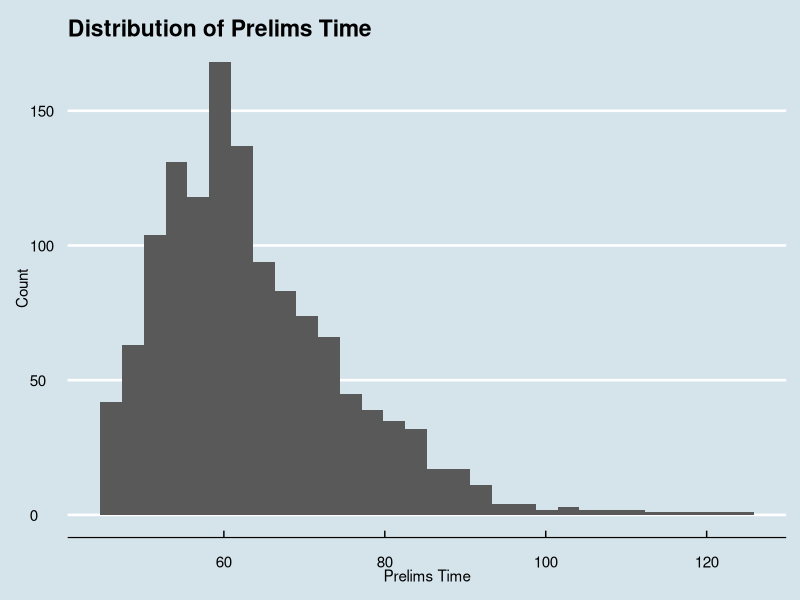
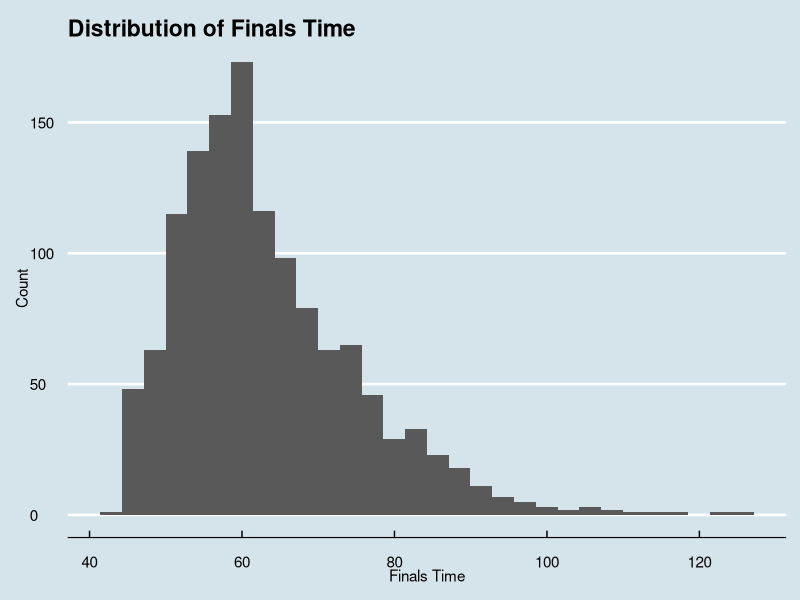
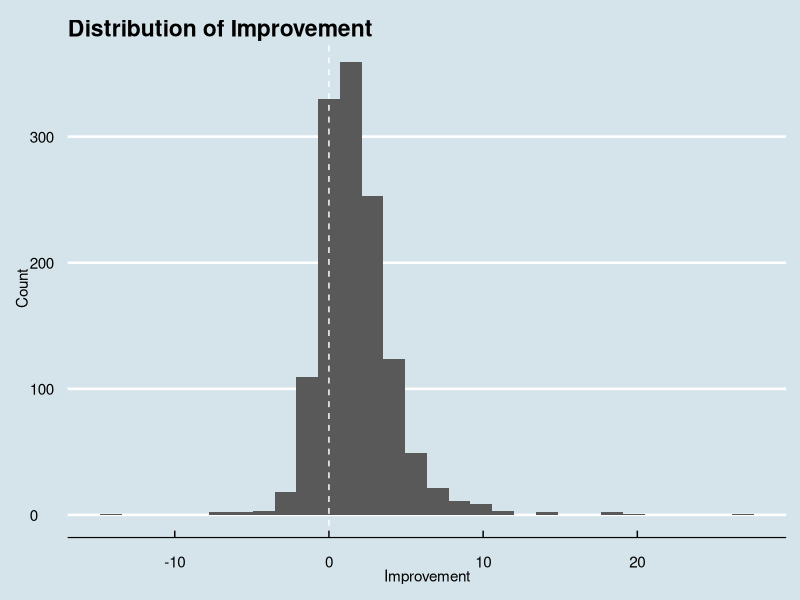
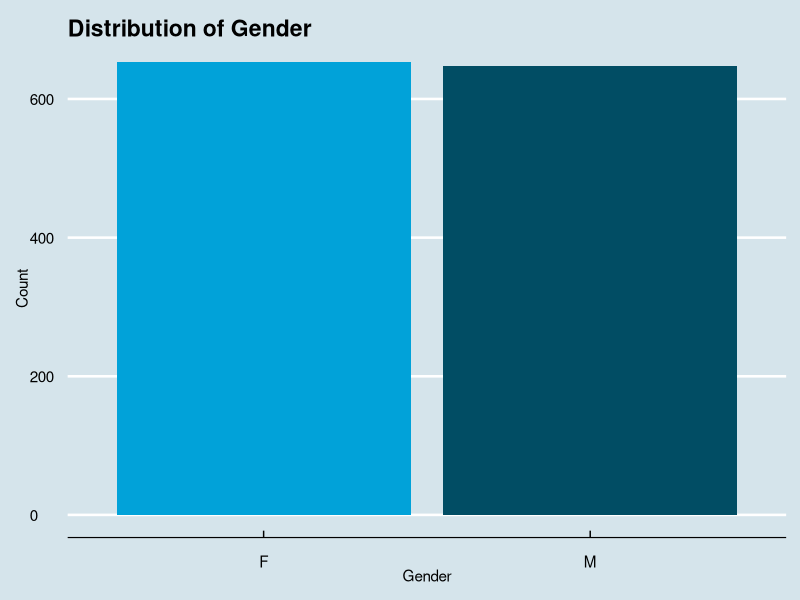
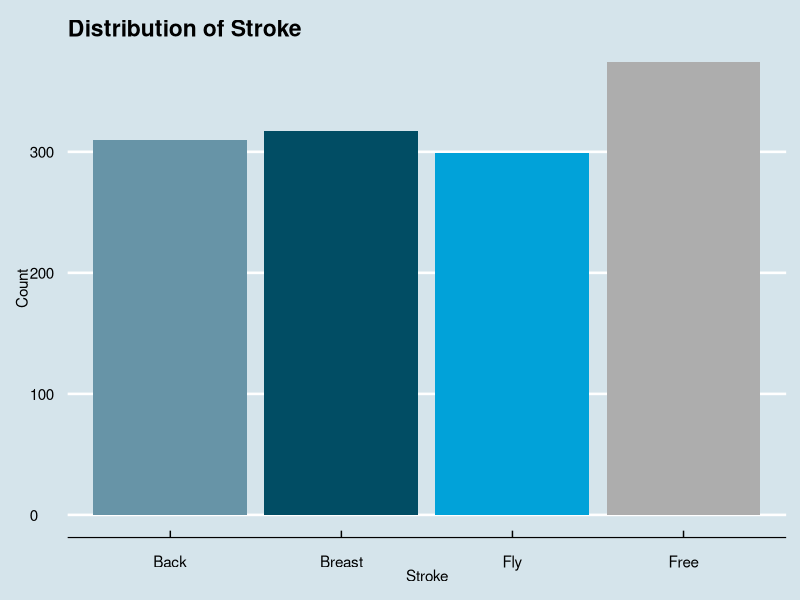
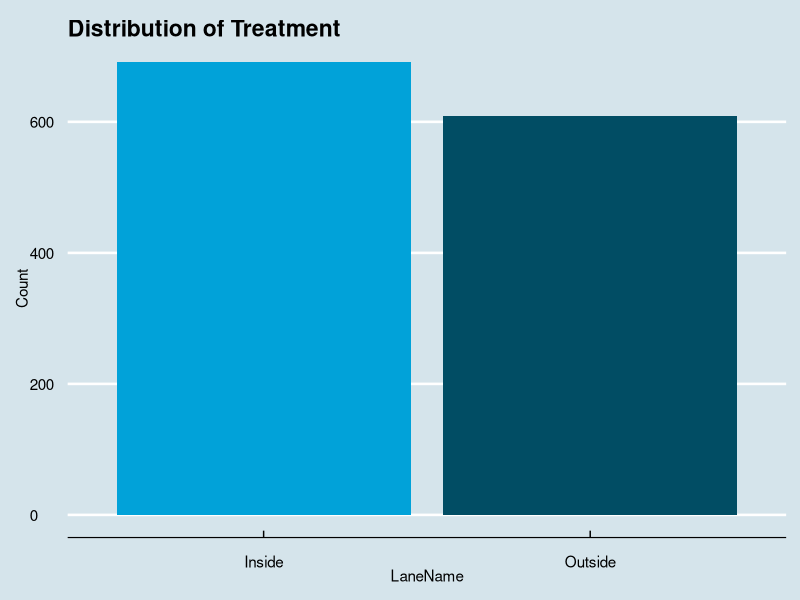
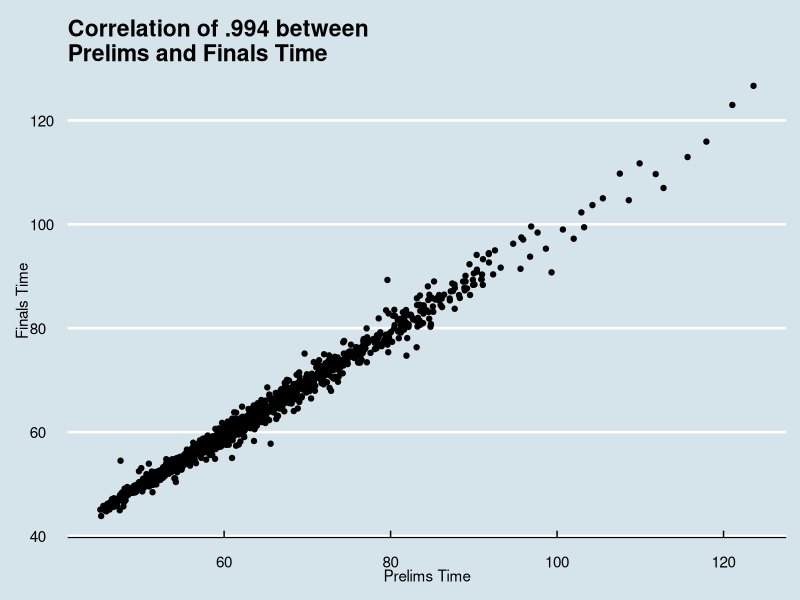
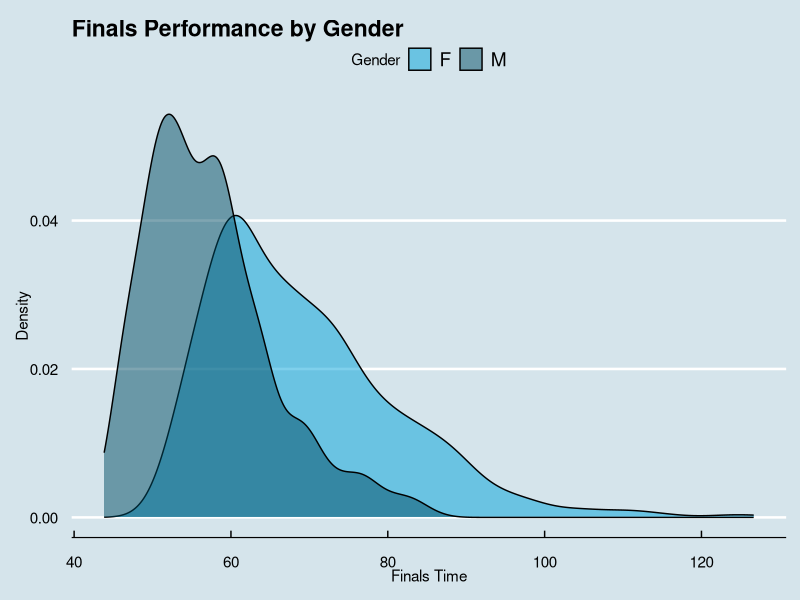

R code for these plots, in order: (Note: this script raises an error after producing the figures.)
library(dplyr)
library(ggplot2)
library(MatchIt)
library(ggthemes)

df = read.csv('clean_2.csv')

# Define improvement as difference from seed time to prelims time 
df$Improvement = df$SeedTime - df$PrelimsTime

# Keep name of lane (i.e. inside or outside) for graphing purposes 
df$LaneName = df$Lane
df$Lane = ifelse(df$Lane == 'Outside', 1, 0)

### Data Exploration ###
## Figure 1 ##
ggplot(df, aes(x = PrelimsTime)) + 
  theme_economist() + 
  geom_histogram() + 
  labs(x = 'Prelims Time', y = 'Count', title = 'Distribution of Prelims Time') + 
  scale_fill_economist()

ggplot(df, aes(x = FinalsTime)) + theme_economist() + geom_histogram() + 
  labs(x = 'Finals Time', y = 'Count', title = 'Distribution of Finals Time') + 
  scale_fill_economist()
ggplot(df, aes(x = Improvement)) + 
  theme_economist() + geom_histogram() + 
  geom_vline(xintercept = 0, color = 'white', linetype = 'dashed') + 
  labs(x = 'Improvement', y = 'Count', title = 'Distribution of Improvement') + 
  scale_fill_economist()

## Figure 2 ##
ggplot(df, aes(x = Gender, fill = Gender)) + theme_economist() + geom_bar() + theme(legend.position = 'none') + labs(y = 'Count', title = 'Distribution of Gender') + scale_fill_economist()
ggplot(df, aes(x = Stroke, fill = Stroke)) + theme_economist() + geom_bar() + theme(legend.position = 'none') + labs(y = 'Count', title = 'Distribution of Stroke') + scale_fill_economist()
ggplot(df, aes(x = LaneName, fill = LaneName)) + theme_economist() + geom_bar() + theme(legend.position = 'none') + labs(y = 'Count', title = 'Distribution of Treatment') + scale_fill_economist()


## Figure 3 ##
ggplot(df, aes(x = PrelimsTime, y = FinalsTime)) + theme_economist() + scale_fill_economist() + geom_point() + labs(x = 'Prelims Time', y = 'Finals Time', title = 'Correlation of .994 between \nPrelims and Finals Time')
ggplot(df, aes(x = FinalsTime, fill = Gender)) + theme_economist() + scale_fill_economist() + geom_density(alpha = 0.5) + labs(x = 'Finals Time', y = 'Density', title = 'Finals Performance by Gender')
ggplot(df, aes(x = FinalsTime, fill = Stroke)) + theme_economist() + scale_fill_economist() + geom_density(alpha = 0.5) + labs(x = 'Finals Time', y = 'Density', title = 'Finals Performance by Stroke')

cor(df$PrelimsTime, df$FinalsTime)


### Main Analysis ###
# Run a regression without any matching
model_naive = lm(FinalsTime ~ PrelimsTime + Gender + Stroke + Improvement + Lane, data = df) 
summary(model_naive)
# t-tests show that both prelims time and improvement vary greatly between treatment groups 
t.test(PrelimsTime ~ Lane, data = df)
t.test(Improvement ~ Lane, data = df)

# Gender is very balanced between groups
summary(df[df$Lane == 1,]$Gender) / summary(factor(df$Lane))[2] 
summary(df[df$Lane == 0,]$Gender) / summary(factor(df$Lane))[1]

# Strokes are also quite balanced across treatment groups 
summary(df[df$Lane == 1,]$Stroke) / summary(factor(df$Lane))[2] 
summary(df[df$Lane == 0,]$Stroke) / summary(factor(df$Lane))[1]
# Preparing dataframes for plotting Figure 4 
prelims_outside = mean(df[df$Lane == 1,]$PrelimsTime) 
prelims_inside = mean(df[df$Lane == 0,]$PrelimsTime) 
improve_outside = mean(df[df$Lane == 1,]$Improvement) 
improve_inside = mean(df[df$Lane == 0,]$Improvement)

graph = data.frame(PrelimsTime = c(prelims_outside, prelims_inside)) 
graph2 = data.frame(Improvement = c(improve_outside, improve_inside)) 
graph$Lane = c('Outside', 'Inside')
graph2$Lane = c('Outside', 'Inside')

# Fit propensity score model
ps_model = glm(Lane ~ PrelimsTime + Gender + Stroke + Improvement, data = df, family = 'binomial')
df$PS = ps_model$fitted.values

## Figure 4 ##
ggplot(graph, aes(x = Lane, y = PrelimsTime, fill = Lane)) + 
  theme_economist() + scale_fill_economist() + 
  geom_col() + geom_text(aes(label = round(PrelimsTime, 2)), stat = "identity", vjust = -.15) + 
  theme(legend.position = 'none') + labs(y = 'Prelims Time', title = 'Unbalanced Speed Across Groups')

ggplot(graph2, aes(x = Lane, y = Improvement, fill = Lane)) + theme_economist() + scale_fill_economist() + 
  geom_col() + geom_text(aes(label = round(Improvement, 2)), stat = "identity", vjust = -.15) + theme(legend.position = 'none') + 
  labs(title = 'Unbalanced Improvement \nAcross Groups')

ggplot(df, aes(x = PS, fill = LaneName)) + theme_economist() + scale_fill_economist() + 
  geom_density(alpha = 0.5) + labs(x = 'Propensity Score', y = 'Density', title = 'Misalignment Before Matching')

# Match based on propensity scores
match_output = matchit(Lane ~ PrelimsTime + Gender + Stroke + Improvement, data = df, 
                       method = 'nearest', distance = 'logit', caliper = 0.01, replace = FALSE, ratio = 1) 
summary(match_output)
df_match = match.data(match_output)

# t-tests show insignificant differences in prelims time and improvement across treatment groups 
t.test(PrelimsTime ~ Lane, data = df_match)
t.test(Improvement ~ Lane, data = df_match)

# Gender seems balanced across treatment groups
summary(df_match[df_match$Lane == 1,]$Gender) / summary(factor(df_match$Lane))[2] 
summary(df_match[df_match$Lane == 0,]$Gender) / summary(factor(df_match$Lane))[1]

# Strokes also appear fairly balanced between groups, although there is slight imbalance in backstroke and freestyle
summary(df_match[df_match$Lane == 1,]$Stroke) / summary(factor(df_match$Lane))[2] 
summary(df_match[df_match$Lane == 0,]$Stroke) / summary(factor(df_match$Lane))[1]

# Preparing dataframes for plotting Figure 5
match_prelims_outside = mean(df_match[df_match$Lane == 1,]$PrelimsTime) 
match_prelims_inside = mean(df_match[df_match$Lane == 0,]$PrelimsTime) 
match_improve_outside = mean(df_match[df_match$Lane == 1,]$Improvement) 
match_improve_inside = mean(df_match[df_match$Lane == 0,]$Improvement)
match_graph = data.frame(PrelimsTime = c(match_prelims_outside, match_prelims_inside)) 
match_graph2 = data.frame(Improvement = c(match_improve_outside, match_improve_inside)) 
match_graph$Lane = c('Outside', 'Inside')
match_graph2$Lane = c('Outside', 'Inside')

## Figure 5 ##
ggplot(match_graph, aes(x = Lane, y = PrelimsTime, fill = Lane)) + theme_economist() + scale_fill_economist() + 
  geom_col() + geom_text(aes(label = round(PrelimsTime, 2)), stat = "identity", vjust = -.15) + theme(legend.position = 'none') + 
  labs(y = 'Prelims Time', title = 'Balanced Speed After Matching')
ggplot(match_graph2, aes(x = Lane, y = Improvement, fill = Lane)) + theme_economist() + scale_fill_economist() + 
  geom_col() + geom_text(aes(label = round(Improvement, 2)), stat = "identity", vjust = -.15) + theme(legend.position = 'none') + labs(title = 'Balanced Improvement \nAfter Matching')
ggplot(df_match, aes(x = PS, fill = LaneName)) + theme_economist() + scale_fill_economist() + 
  geom_density(alpha = 0.5) + labs(x = 'Propensity Score', y = 'Density', title = 'Alignment After Matching')

# Re-run regression on matched dataframe
model_match = lm(FinalsTime ~ PrelimsTime + Gender + Stroke + Improvement + Lane, data = df_match)
summary(model_match)

### Sensitivity Analysis ###
# Different caliper values
c1_match_output = matchit(Lane ~ PrelimsTime + Gender + Stroke + Improvement, data = df, method = 'nearest', distance = 'logit', caliper = 0.005, replace = FALSE, ratio = 1) 
summary(c1_match_output)
c1_df_match = match.data(c1_match_output)
c1_model_match = lm(FinalsTime ~ PrelimsTime + Gender + Stroke + Improvement + Lane, data = c1_df_match)
summary(c1_model_match)

c2_match_output = matchit(Lane ~ PrelimsTime + Gender + Stroke + Improvement, data = df, method = 'nearest', distance = 'logit', caliper = 0.1, replace = FALSE, ratio = 1) 
summary(c2_match_output)
c2_df_match = match.data(c2_match_output)
c2_model_match = lm(FinalsTime ~ PrelimsTime + Gender + Stroke + Improvement + Lane, data = c2_df_match)
summary(c2_model_match)

# Different functional form
p_match_output = matchit(Lane ~ PrelimsTime + Gender + Stroke + Improvement, data = df, 
                         method = 'nearest', distance = 'probit', caliper = 0.01, replace = FALSE, ratio = 1) 
summary(p_match_output)
p_df_match = match.data(p_match_output)

p_model_match = lm(FinalsTime ~ PrelimsTime + Gender + Stroke + Improvement + Lane, data = p_df_match)
summary(p_model_match)

# Different ratio of control and treatment
r_match_output = matchit(Lane ~ PrelimsTime + Gender + Stroke + Improvement, data = df, method = 'nearest', distance = 'logit', caliper = 0.01, replace = FALSE, ratio = 2) 
summary(r_match_output)
r_df_match = match.data(r_match_output)
r_model_match = lm(FinalsTime ~ PrelimsTime + Gender + Stroke + Improvement + Lane, data = r_df_match)
summary(r_model_match)


# Sampling with replacement
wr_match_output = matchit(Lane ~ PrelimsTime + Gender + Stroke + Improvement, data = df, method = 'nearest', distance = 'logit', caliper = 0.01, replace = TRUE, ratio = 1) 
summary(wr_match_output)
wr_df_match = match.data(wr_match_output)
wr_model_match = lm(FinalsTime ~ PrelimsTime + Gender + Stroke + Improvement + Lane, data = wr_df_match)
summary(wr_model_match)

# Different matching methods
m1_match_output = matchit(Lane ~ PrelimsTime + Gender + Stroke + Improvement, data = df, 
                          method = 'genetic', distance = 'logit', caliper = 0.2, replace = FALSE, ratio = 1) 
# Higher caliper necessary to find sufficient matches
summary(m1_match_output)
m1_df_match = match.data(m1_match_output)

m1_model_match = lm(FinalsTime ~ PrelimsTime + Gender + Stroke + Improvement + Lane, data = m1_df_match)
summary(m1_model_match)
m2_match_output = matchit(Lane ~ PrelimsTime + Gender + Stroke + Improvement, data = df, 
                          method = 'optimal', distance = 'logit', caliper = 0.01, replace = FALSE, ratio = 1) 
summary(m2_match_output)
m2_df_match = match.data(m2_match_output)
m2_model_match = lm(FinalsTime ~ PrelimsTime + Gender + Stroke + Improvement + Lane, data = m2_df_match)
summary(m2_model_match)

# Matching on subsets of variables
s1_match_output = matchit(Lane ~ PrelimsTime, data = df, method = 'nearest', distance = 'logit', caliper = 0.01, replace = FALSE, ratio = 1)
summary(s1_match_output)
s1_df_match = match.data(s1_match_output)
s1_model_match = lm(FinalsTime ~ PrelimsTime + Gender + Stroke + Improvement + Lane, data = s1_df_match)
summary(s1_model_match)
s2_match_output = matchit(Lane ~ PrelimsTime + Gender + Stroke, data = df, method = 'nearest', distance = 'logit', caliper = 0.01, replace = FALSE, ratio = 1)
summary(s2_match_output)
s2_df_match = match.data(s2_match_output)
s2_model_match = lm(FinalsTime ~ PrelimsTime + Gender + Stroke + Improvement + Lane, data = s2_df_match)
summary(s2_model_match)

# Regression with interactions
i1_model_match = lm(FinalsTime ~ PrelimsTime + Gender + Stroke + Improvement + Lane + Gender:Stroke, data = df_match)
summary(i1_model_match)

i2_model_match = lm(FinalsTime ~ PrelimsTime + Gender + Stroke + Improvement + Lane + Gender:Lane, data = df_match)
summary(i2_model_match)

i3_model_match = lm(FinalsTime ~ PrelimsTime + Gender + Stroke + Improvement + Lane + Stroke:Lane, data = df_match)
summary(i3_model_match)
